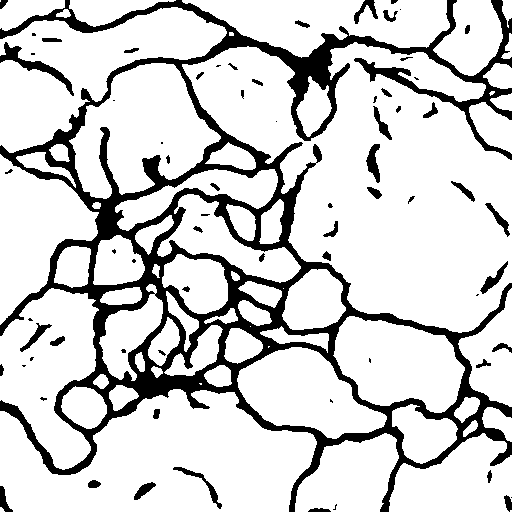
#> input picture res/0_predict_v4.png, 512 x 512 px
$ python color_image.py
#> lines starting #> are read from the running program, lines starting #| are printed output that depends on the picture; after the words box and inside, x2 and y2 are one past the last pixel; in counts of white or black regions, pixels touching at a corner belong together
import cv2
import random

img = cv2.imread('./res/0_predict_v4.png')
#> img is the input picture: shape (512, 512, 3); 81.9% white; 70 black regions (24 under 20 px), largest, box (x1, y1, x2, y2) and area: (0, 0, 512, 512) 42533, (0, 42, 74, 96) 707, (366, 144, 380, 183) 301
h, w, _= img.shape
#> h = 512; w = 512

#进行二值化预处理
gray = cv2.cvtColor(img, cv2.COLOR_BGR2GRAY)
#> gray: shape (512, 512); 81.9% white; 70 black regions (24 under 20 px)
ret, binary = cv2.threshold(gray, 127, 255, cv2.THRESH_BINARY)

# 查找轮廓
contours, hierarchy = cv2.findContours(binary, cv2.RETR_TREE, cv2.CHAIN_APPROX_SIMPLE)
#> contours = 127 contours, 27 with area under 20; largest, box (x1, y1, x2, y2) and area: (182, 42, 512, 333) 54066, (0, 389, 317, 512) 26361, (0, 7, 227, 153) 14626, (69, 63, 221, 199) 11940, (0, 288, 99, 470) 10982

c_max = []
for i in range(len(contours)):
    cnt = contours[i]
    area = cv2.contourArea(cnt)

    # 对小的轮廓进行特殊处理.
    if(area < (h/10*w/10)):
        c_min = []
        c_min.append(cnt)
        # thickness不为-1时，表示画轮廓线，thickness的值表示线的宽度。
        cv2.drawContours(img, c_min, -1, (255,255,255), thickness=-1)
        continue
    #
    c_max.append(cnt)
#> this loop made 127 passes
#> area on passes 3, 4, 5, 7, 8, 9, 10, 11, 12, 13, 14, 15: 6597, 55.5, 5618, 105.5, 549.5, 2328.5, 363, 26361, 200, 95, 353.5, 69.5
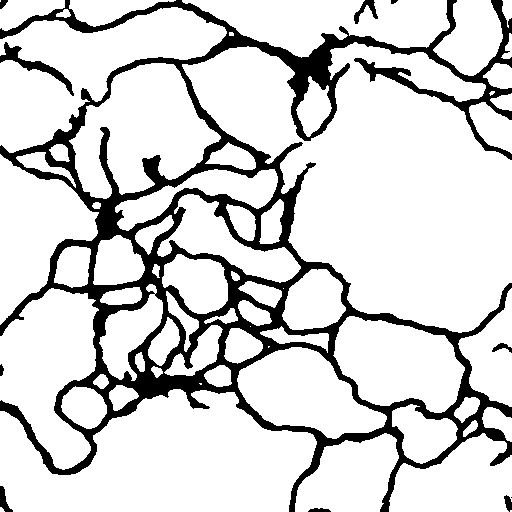
#> img: shape (512, 512, 3); 83.3% white; 11 black regions (1 under 20 px)
#> after the loop, c_max = 18 contours; largest, box (x1, y1, x2, y2) and area: (182, 42, 512, 333) 54066, (0, 389, 317, 512) 26361, (0, 7, 227, 153) 14626, (69, 63, 221, 199) 11940, (0, 288, 99, 470) 10982

# option 1 进行图片轮廓内部颜色填充
for i in range(len(c_max)):
    cc = []
    #由于必须绘制 轮廓内 必须传递list,所以这里创建了一个
    cc.append(c_max[i])
    cv2.drawContours(img, cc, -1, (random.randint(0,255), random.randint(0,255),
         random.randint(0,255)), thickness=-1)
#> this loop made 18 passes
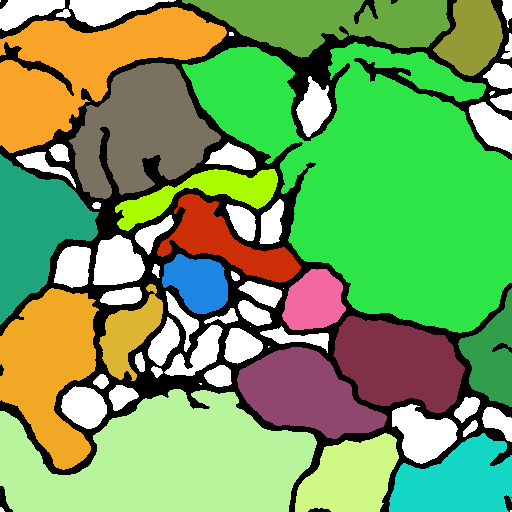
#> img: shape (512, 512, 3); mean B, G, R 91.9, 160, 117.2

# option 2 不进行轮廓内部填充,直接对轮廓线进行绘制(达到去除图片黑点的效果)
#cv2.drawContours(img, c_max, -1, (0, 0, 0), 1)
#cv2.imwrite("img.png", img)
cv2.imshow("img", img)
cv2.waitKey(0)

$ run again, with res/0_predict_v1.png copied over res/0_predict_v4.png
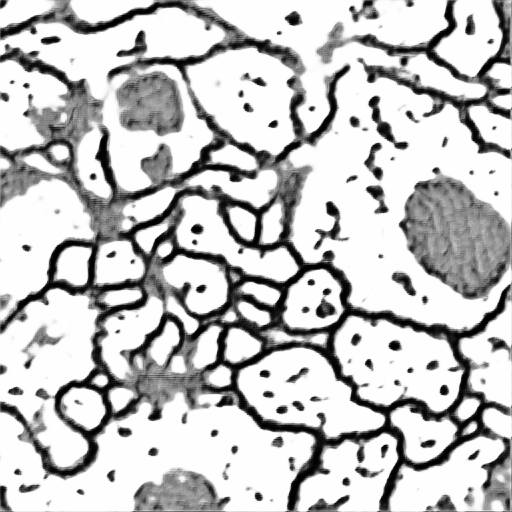
#> input picture res/0_predict_v1.png, 512 x 512 px
#> img is the input picture: shape (512, 512, 3); min 0, max 254, mean 193.1
#> `ret, binary = cv2.threshold(gray, 127, 255, cv2.THRESH_BINARY)`:
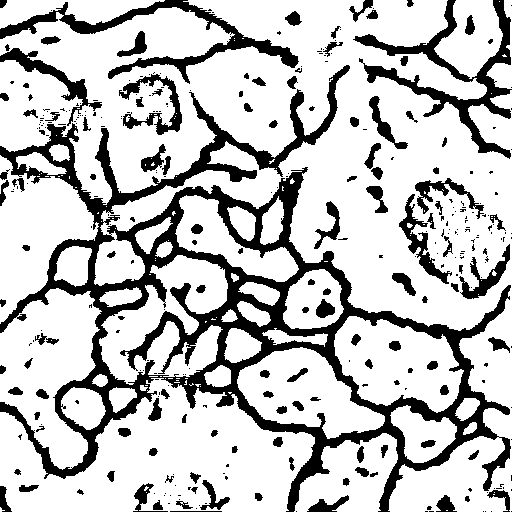
#> binary: shape (512, 512); 76.4% white; 338 black regions (213 under 20 px)
#> contours = 473 contours, 314 with area under 20; largest, box (x1, y1, x2, y2) and area: (0, 0, 512, 512) 108234, (0, 378, 315, 512) 25616, (0, 288, 102, 470) 10882, (334, 316, 464, 413) 8272, (0, 155, 99, 324) 8218
#> the loop `for i in range(len(contours)):` made 473 passes
#> area on passes 7 to 9: 5046, 52, 35
#> after the loop `for i in range(len(contours)):`: c_max = 11 contours; largest, box (x1, y1, x2, y2) and area: (0, 0, 512, 512) 108234, (0, 378, 315, 512) 25616, (0, 288, 102, 470) 10882, (334, 316, 464, 413) 8272, (0, 155, 99, 324) 8218
#> the loop `for i in range(len(c_max)):` made 11 passes
#> after the loop `for i in range(len(c_max)):`:
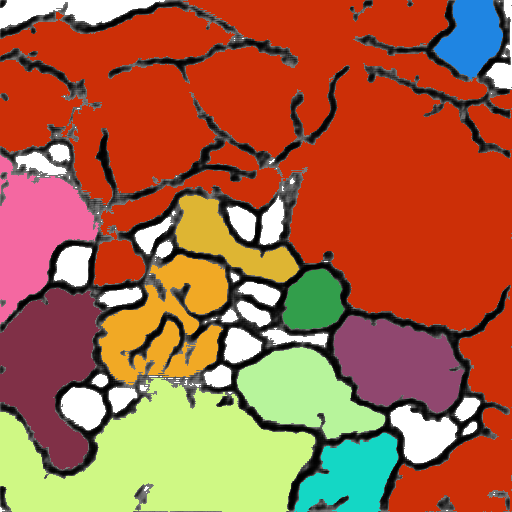
#> img: shape (512, 512, 3); mean B, G, R 67.3, 100.9, 168.6

$ run again, with res/1_predict_v1.png copied over res/0_predict_v4.png
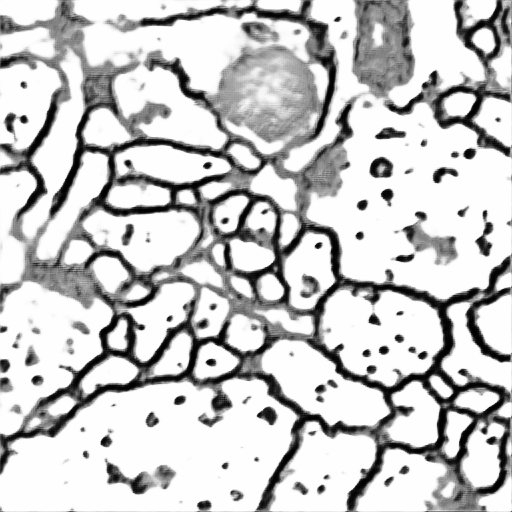
#> input picture res/1_predict_v1.png, 512 x 512 px
#> img is the input picture: shape (512, 512, 3); min 0, max 254, mean 197.4
#> `ret, binary = cv2.threshold(gray, 127, 255, cv2.THRESH_BINARY)`:
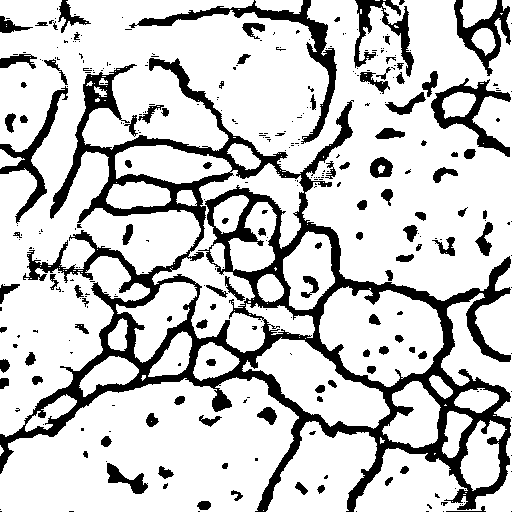
#> binary: shape (512, 512); 79% white; 334 black regions (229 under 20 px)
#> contours = 469 contours, 329 with area under 20; largest, box (x1, y1, x2, y2) and area: (0, 0, 512, 512) 124572, (0, 377, 299, 512) 30298, (115, 145, 315, 353) 11231, (319, 286, 444, 387) 8598, (266, 421, 377, 512) 6235
#> the loop `for i in range(len(contours)):` made 469 passes
#> area on passes 8 to 10: 6235, 56, 100.5
#> after the loop `for i in range(len(contours)):`: c_max = 8 contours; box (x1, y1, x2, y2) and area: (0, 0, 512, 512) 124572, (0, 377, 299, 512) 30298, (115, 145, 315, 353) 11231, (319, 286, 444, 387) 8598, (266, 421, 377, 512) 6235, (242, 337, 390, 429) 6102, (283, 231, 335, 310) 2796, (116, 282, 197, 363) 2728
#> the loop `for i in range(len(c_max)):` made 8 passes
#> after the loop `for i in range(len(c_max)):`:
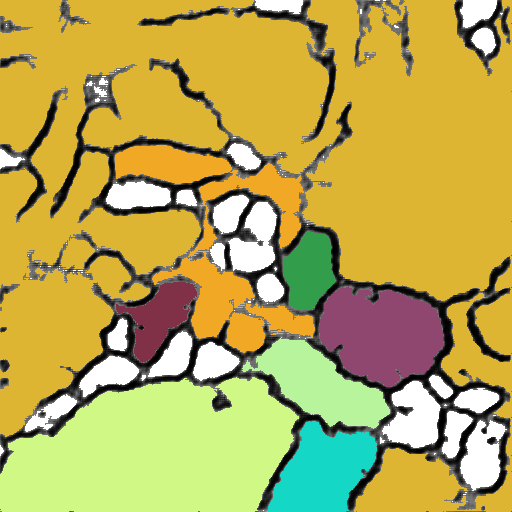
#> img: shape (512, 512, 3); mean B, G, R 84.4, 169.6, 184.1

$ run again, with res/1_predict_v4.png copied over res/0_predict_v4.png
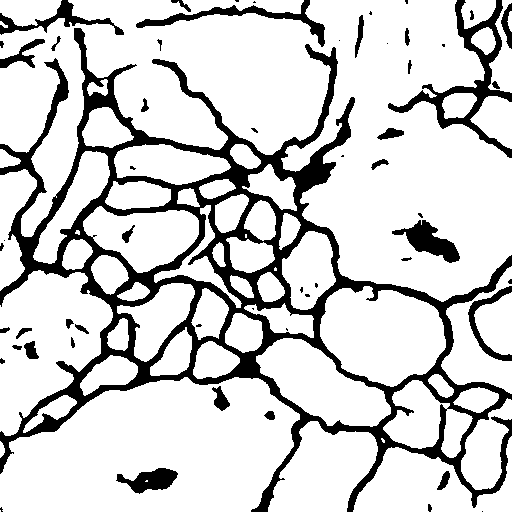
#> input picture res/1_predict_v4.png, 512 x 512 px
#> img is the input picture: shape (512, 512, 3); 81.4% white; 57 black regions (21 under 20 px), largest, box (x1, y1, x2, y2) and area: (0, 28, 512, 512) 37603, (388, 0, 512, 158) 3181, (136, 0, 325, 47) 1438
#> gray: shape (512, 512); 81.4% white; 57 black regions (21 under 20 px)
#> contours = 101 contours, 20 with area under 20; largest, box (x1, y1, x2, y2) and area: (0, 0, 512, 302) 82922, (0, 377, 300, 512) 31180, (0, 270, 113, 436) 11380, (320, 286, 446, 387) 9126, (268, 421, 378, 512) 6452
#> the loop `for i in range(len(contours)):` made 101 passes
#> area on passes 2, 4, 5, 6, 7, 8, 9, 10: 43, 6192.5, 149.5, 6451.5, 2523.5, 639.5, 721, 3479.5
#> after the loop `for i in range(len(contours)):`:
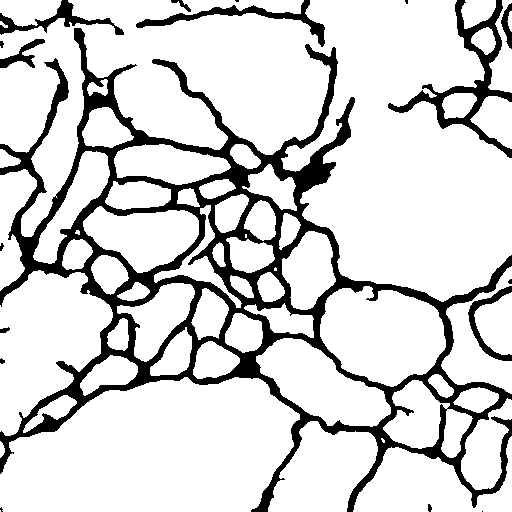
#> img: shape (512, 512, 3); 82.9% white; 18 black regions (5 under 20 px)
#> after the loop `for i in range(len(contours)):`: c_max = 14 contours; largest, box (x1, y1, x2, y2) and area: (0, 0, 512, 302) 82922, (0, 377, 300, 512) 31180, (0, 270, 113, 436) 11380, (320, 286, 446, 387) 9126, (268, 421, 378, 512) 6452
#> the loop `for i in range(len(c_max)):` made 14 passes
#> after the loop `for i in range(len(c_max)):`:
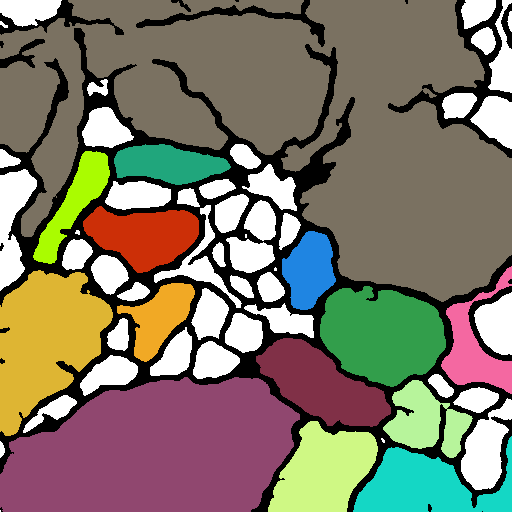
#> img: shape (512, 512, 3); mean B, G, R 103.7, 120.7, 127.6
